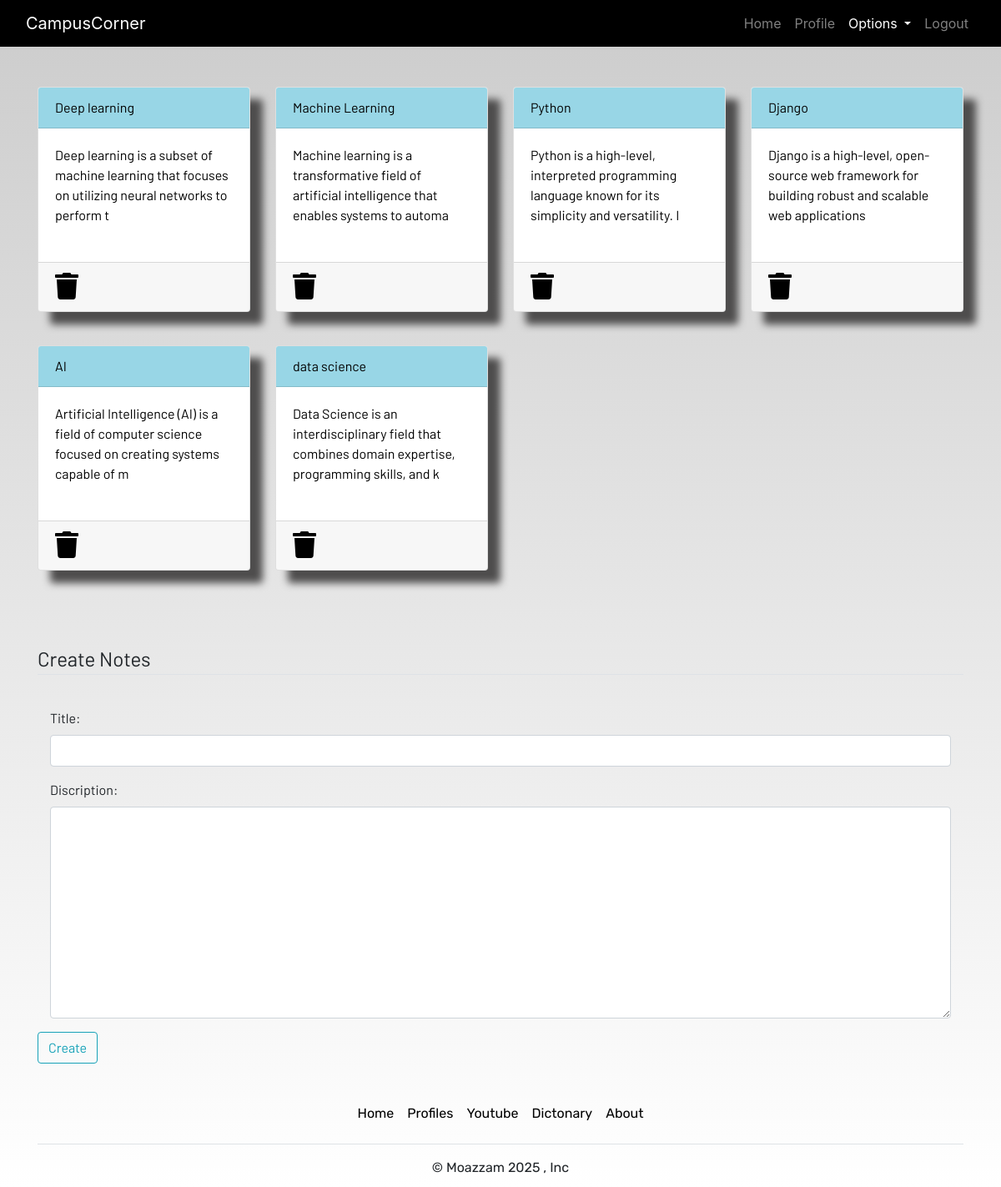
Screenshot of /notes/ (signed in) with the database file from the repository.
### dashboard/models.py (models this page shows, shortened)
class Notes(models.Model):
    user = models.ForeignKey(User, on_delete=models.CASCADE)
    title = models.CharField(max_length=200)
    discription = models.TextField()
    class Meta:
        verbose_name = "notes"
        verbose_name_plural = "notes"

### dashboard/views.py (the view)
# urls.py: path('notes/',views.notes, name="notes"),
@login_required
def notes(request):
    if request.method == "POST":
        form = NotesForm(request.POST)
        if form.is_valid():
            note = Notes(user=request.user,title=request.POST['title'],discription=request.POST['discription'])
            note.save()
        messages.success(request,f"Notes added from {request.user} successfully")
    else:
        form  = NotesForm()
    notes = Notes.objects.filter(user = request.user)
    context = {'notes':notes,'form':form}
    return render(request,'dashboard/notes.html',context)

### dashboard/forms.py
class NotesForm(forms.ModelForm):
    class Meta:
        model = Notes
        fields = ['title','discription']
        widgets = {
            'title': forms.TextInput(attrs={'class': 'form-control'}),
            'discription': forms.Textarea(attrs={'class': 'form-control'}),
        }

### dashboard/templates/dashboard/notes.html (shortened to what this page needs)
{% extends 'dashboard/base.html' %} {% load crispy_forms_tags %}  {% load static %} {% block content %}
<div class="container">
  <div class="row">
    {% for note in notes %}
    <div class="col-md-3" style="margin-bottom: 40px">
      <a href="{% url "notes_detail" note.id %}">
        <div class="card">
          <div class="card-header">{{note.title}}</div>
          <div class="card-body">{{note.discription|slice:"0:100"}}</div>
          <div class="card-footer mt-auto">
            <a href="{% url "delete_notes" note.id %}"> <i class="fa fa-trash fa-2x"></i></a>
          </div>
        </div>
        <br />
      </a>
    </div>
    {% endfor %}
    <br /><br />
  </div>
</div>
<br /><br />
<div class="container">
  <form method="POST">
    <fieldset class="form-group">
      <legend class="border-bottom mb-4">Create Notes</legend>
    </fieldset>
    <div class="container">{{ form.as_p }}</div>
    <div class="form-group">
      <button href="" class="btn btn-outline-info" type="submit">Create</button>
    </div>
  </form>
</div>
{% endblock content %}

### dashboard/templates/dashboard/base.html (shortened to what this page needs)
<!DOCTYPE html>
{% load static %}
<html lang="en">
  <head>
    <link
      rel="stylesheet"
      href="https://stackpath.bootstrapcdn.com/bootstrap/4.3.1/css/bootstrap.min.css"
    />
    <link
      rel="stylesheet"
      href="https://use.fontawesome.com/releases/v5.7.2/css/all.css"
    />
    <link rel="stylesheet" href="{% static 'css/main.css' %}" />
  </head>
  <body>
    <header>
      <nav class="navbar navbar-expand-lg navbar-dark bg-dark">
        <div class="container-fluid">
          <a class="navbar-brand" href="{% url "home" %}">CampusCorner</a>
          <div
            class="collapse navbar-collapse justify-content-end"
            id="navbarSupportedContent"
          >
            <ul class="navbar-nav mb-2 mb-lg-0">
              <li class="nav-item">
                <a class="nav-link {% if request.path == "/" %}active{% endif %}" aria-current="page" href="{% url "home" %}">Home</a>
              </li>
              {% if user.is_authenticated  %}
              <li class="nav-item">
                <a class="nav-link {% if request.path == "/profile/" %}active{% endif %}" href="{% url "profile" %}">Profile</a>
              </li>
              <li class="nav-item dropdown">
                <a
                  class="nav-link dropdown-toggle {% if request.path == "/notes/" or request.path == "/dictionary/" or request.path == "/conversion/" or request.path == "/wiki/" or request.path == "/todo/" or request.path == "/homework/" or request.path == "/youtube/" or request.path == "/books/" %}active{% endif %}"
                  href="#"
                  id="navbarDropdown"
                  role="button"
                  data-toggle="dropdown"
                  aria-haspopup="true"
                  aria-expanded="false"
                >
                  Options
                </a>
              </li>
              <li class="nav-item">
                <a class="nav-link {% if request.path == "/logout/" %}active{% endif %}" href="{% url "logout" %}">Logout</a>
              </li>
              {% endif %}
            </ul>
          </div>
        </div>
      </nav>
    </header>
    <br /><br />
    <main>
       {% block content %} {% endblock content %}
      <div class="container">
        <footer class="py-3 my-4" style = "position: sticky;bottom: 0px;width: 100%;height: 100px;">
          <ul class="nav justify-content-center border-bottom pb-3 mb-3">
            <li class="nav-item"><a href="{% url "home" %}" class="nav-link px-2 text-body-secondary">Home</a></li>
            <li class="nav-item"><a href="{% url "profile" %}" class="nav-link px-2 text-body-secondary">Profiles</a></li>
            <li class="nav-item"><a href="{% url "youtube" %}" class="nav-link px-2 text-body-secondary">Youtube</a></li>
            <li class="nav-item"><a href="{% url "dictionary" %}" class="nav-link px-2 text-body-secondary">Dictonary</a></li>
            <li class="nav-item"><a href="{% url "about" %}" class="nav-link px-2 text-body-secondary">About</a></li>
          </ul>
          <p class="text-center text-body-secondary">© Moazzam 2025 {% verbatim . %}{% endverbatim . %}, Inc</p>
        </footer>
      </div>
    </main>
  </body>
</html>

### static/css/main.css (style rules this page uses)
html { scroll-behavior: smooth; height: 100%; width: 100%; }
main { font-family: Barlow, Quicksand, Rubik, sans-serif, serif, 'Times New Roman', Times, serif !important; }
footer { font-family: Rubik, sans-serif, serif, 'Times New Roman', Times, serif; }
.navbar { background-color: rgb(0, 0, 0) !important; }
.card { box-shadow: 15px 15px 10px rgb(78, 77, 77); }
a { text-decoration: none !important; color: black; }
.card-header { color: black !important; background: rgb(152, 214, 230) !important; transition: 0.3s ease-in; }
html, body { max-width: 100%; overflow-x: hidden; height: 100%; width: 100%; }
body { background: linear-gradient(rgba(0, 0, 0, 0.2), rgba(255, 255, 255, 0.5)); overflow-x: hidden; background-repeat: no-repeat; }
.card-header { background-color: rgb(133, 204, 231); }
.col-md-3 .card { width: 100%; height: 100%; }
.fa { color: black; }

### rows the page displays
Notes: title "Deep learning", discription "Deep learning is a subset of machine learning that focuses on utilizing neural networks to perform t"
Notes: title "Machine Learning", discription "Machine learning is a transformative field of artificial intelligence that enables systems to automa"
Notes: title "Python", discription "Python is a high-level, interpreted programming language known for its simplicity and versatility. I"
Notes: title "Django", discription "Django is a high-level, open-source web framework for building robust and scalable web applications"
Notes: title "AI", discription "Artificial Intelligence (AI) is a field of computer science focused on creating systems capable of m"
Notes: title "data science", discription "Data Science is an interdisciplinary field that combines domain expertise, programming skills, and k"
